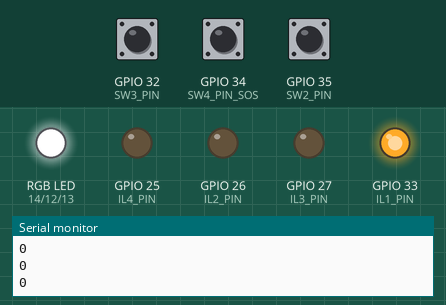
A sketch run on a simulated ESP32. Parts: an RGB LED mixed from three pins (HIGH = lit), output pins drawn as LEDs (lit = HIGH), the last lines printed to the serial monitor. Inputs (shaded band) come from the test bench; at power-on: GPIO 34 (SW4_PIN_SOS) LOW, GPIO 32 (SW3_PIN) LOW, GPIO 35 (SW2_PIN) HIGH. WiFi joins after 1.5 s; servers stay silent unless stated; the Firebase database answers and starts empty.

Above: at 3.2 s.
3.3 s: GPIO 34 (SW4_PIN_SOS) pulled HIGH for 1 s
At 4.12 s:
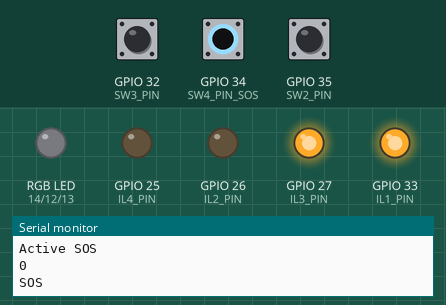
At 5.0 s:
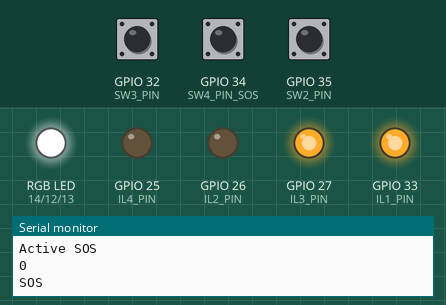
Timing chart, 0 to 23.6 s (numbered marks = the images above; inputs shaded):
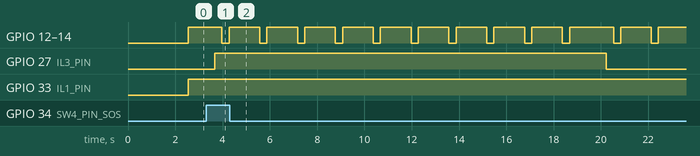

The sketch:

app-switch-indicator.ino
```cpp
#include <Arduino.h>
#include <WiFi.h>
#include <ArduinoJson.h>

// Firebase
// #include <FirebaseESP32.h>
#include <Firebase_ESP_Client.h>
// Provide the token generation process info.
#include <addons/TokenHelper.h>
// Provide the RTDB payload printing info and other helper functions.
#include <addons/RTDBHelper.h>

// Network and Firebase credentials
const char *ssid = "SLT-4G_163BEA";
const char *password = "751FCEED";

#define FIREBASE_HOST "https://elec-research-0-default-rtdb.asia-southeast1.firebasedatabase.app" // "<YOUR_FIREBASE_HOST>"
#define FIREBASE_AUTH "AIzaSyCvhDMEJ9gnl8lqyV282-8pdHOVmZqyVPs"                                   //"<YOUR_FIREBASE_AUTH>"

// Firebase
FirebaseData firebaseData;
FirebaseAuth auth;
FirebaseConfig config;
FirebaseData fbdo;

#define USER_EMAIL "device@gmail.com"
#define USER_PASSWORD "123456"
const String DEVICE_ID = "10001";
String USER_ID = "HYWBRRXdwtN7TseWcR5AKpybrqW2";

#define SW2_PIN 35     // wifi switch
#define SW3_PIN 32     // Mode Switch
#define SW4_PIN_SOS 34 // SOS Switch

#define IL1_PIN 33
#define IL2_PIN 26
#define IL3_PIN 27
#define IL4_PIN 25

#define RGB_R 14
#define RGB_G 12
#define RGB_B 13

int stateOfMode = 0;

bool stateOfSOS = false;

int red = 0;
int green = 0;
int blue = 0;

//-------------------------
// errors
bool error = false;
int errorCode = 0;
//-------------------------

void setup()
{
    Serial.begin(115200);
    initializeSwitches();

    connectToWiFi();
    initializeFirebase();

    initializeIndicationLEDs();
    initializeRGBLEDs();
    stateOfMode = 0;
}

void loop()
{
    // put your main code here, to run repeatedly:

    readRGBFromFirebse();
    if (digitalRead(SW2_PIN) == HIGH)
    {
        digitalWrite(IL1_PIN, HIGH);
    }
    else
    {
        digitalWrite(IL1_PIN, LOW);
    }

    if (digitalRead(SW3_PIN))
    {
        digitalWrite(IL2_PIN, HIGH);
        stateOfMode++;
        if (stateOfMode > 6)
        {
            stateOfMode = 0;
        }
    }
    else
    {
        digitalWrite(IL2_PIN, LOW);
    }

    if (digitalRead(SW4_PIN_SOS))
    {
        digitalWrite(IL3_PIN, HIGH);
        stateOfSOS ? stateOfSOS = false : stateOfSOS = true;
        Serial.println("Active SOS");
    }
    else
    {
        digitalWrite(IL3_PIN, LOW);
    }
    Serial.println(stateOfMode);
    if (red == 0 && green == 0 && blue == 0)
    {
        if (stateOfSOS)
        {
            Serial.println("SOS");
            sos(stateOfSOS);
        }
        else
        {
            rgbLighting(stateOfMode);
        }
    }
    else
    {
        rgb(red, green, blue);
    }

    delay(10);
}

void connectToWiFi()
{
    WiFi.begin(ssid, password);
    while (WiFi.status() != WL_CONNECTED)
    {
        delay(1000);
        Serial.println("Connecting to WiFi...");
    }
    Serial.println("Connected to WiFi");
}

void initializeFirebase()
{
    Serial.println("Initializing Firebase");
    // Firebase.begin("FIREBASE_HOST", "FIREBASE_AUTH");
    config.api_key = FIREBASE_AUTH;
    config.database_url = FIREBASE_HOST;
    fbdo.setBSSLBufferSize(2048 /* Rx buffer size in bytes from 512 - 16384 */, 1024 /* Tx buffer size in bytes from 512 - 16384 */);

    // Or use legacy authenticate method
    // config.database_url = DATABASE_URL;
    // config.signer.tokens.legacy_token = "<database secret>";
    /* Assign the api key (required) */
    config.api_key = FIREBASE_AUTH;

    /* Assign the user sign in credentials */
    auth.user.email = USER_EMAIL;
    auth.user.password = USER_PASSWORD;

    /* Assign the RTDB URL (required) */
    config.token_status_callback = tokenStatusCallback; // see addons/TokenHelper.h
    Firebase.begin(&config, &auth);
    Firebase.reconnectNetwork(true);
    Firebase.setDoubleDigits(5);
}

void initializeSwitches()
{
    pinMode(SW2_PIN, INPUT_PULLUP);
    pinMode(SW3_PIN, INPUT);
    pinMode(SW4_PIN_SOS, INPUT);
}

void initializeIndicationLEDs()
{
    pinMode(IL1_PIN, OUTPUT);
    pinMode(IL2_PIN, OUTPUT);
    pinMode(IL3_PIN, OUTPUT);
    pinMode(IL4_PIN, OUTPUT);
}

void initializeRGBLEDs()
{
    pinMode(RGB_R, OUTPUT);
    pinMode(RGB_G, OUTPUT);
    pinMode(RGB_B, OUTPUT);
}

// RGB LED
void rgbLighting(int mode)
{
    switch (mode)
    {
    case 0:
        rgb(255, 255, 255);
        break;
    case 1:
        rgb(255, 0, 0);
        break;
    case 2:
        rgb(0, 255, 0);
        break;
    case 3:
        rgb(0, 0, 255);
        break;
    case 4:
        rgb(255, 0, 255);
        break;
    case 5:
        rgb(255, 255, 255);
        break;
    case 6:
        rgb(0, 0, 0);
        break;

    default:
        rgb(255, 255, 255);
        break;
    }
}

void sos(bool state)
{
    int i = 0;
    while (state && i < 5)
    {
        rgb(255, 255, 255);
        delay(300);
        rgb(0, 0, 0);
        delay(300);
        rgb(255, 255, 255);
        delay(1000);
        rgb(255, 255, 255);
        delay(300);
        rgb(0, 0, 0);
        delay(300);
        rgb(255, 255, 255);
        delay(1000);
        i++;
    }
}

void rgb(int r, int g, int b)
{
    analogWrite(RGB_R, r);
    analogWrite(RGB_G, g);
    analogWrite(RGB_B, b);
}

void readRGBFromFirebse()
{
    FirebaseData fbdo;
    if (Firebase.RTDB.getInt(&fbdo, "/" + USER_ID + "/led/red"))
    {
        if (fbdo.dataType() == "int")
        {
            red = fbdo.intData();
            Serial.println(red);
        }
    }
    else
    {
        Serial.println(fbdo.errorReason());
    }
    if (Firebase.RTDB.getInt(&fbdo, "/" + USER_ID + "/led/green"))
    {
        if (fbdo.dataType() == "int")
        {
            green = fbdo.intData();
            Serial.println(green);
        }
    }
    else
    {
        Serial.println(fbdo.errorReason());
    }
    if (Firebase.RTDB.getInt(&fbdo, "/" + USER_ID + "/led/blue"))
    {
        if (fbdo.dataType() == "int")
        {
            blue = fbdo.intData();
            Serial.println(blue);
        }
    }
    else
    {
        Serial.println(fbdo.errorReason());
    }
    delay(100);
}
```

Measured:
- after the input at 3.3 s, GPIO 12 (RGB_G), GPIO 13 (RGB_B), GPIO 14 (RGB_R): goes 9 × (LOW 0.30 s, HIGH 1.3 s), LOW 0.30 s, HIGH 1.9 s, LOW 0.30 s, HIGH 1.3 s, LOW 0.30 s, then HIGH, starting after 0.67 s; GPIO 27 (IL3_PIN): LOW → HIGH after 0.37 s, → LOW 16.6 s later
